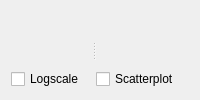
            <widget class="QWidget" name="tab_8">
             <attribute name="title">
              <string>Filter 1</string>
             </attribute>
             <layout class="QVBoxLayout" name="verticalLayout_12">
              <item>
               <widget class="QSplitter" name="splitter">
                <property name="orientation">
                 <enum>Qt::Horizontal</enum>
                </property>
                <widget class="QWidget" name="layoutWidget">
                 <layout class="QVBoxLayout" name="verticalLayout_7">
                  <item>
                   <widget class="QCustomPlot" name="filterResponsePlot" native="true"/>
                  </item>
                  <item>
                   <widget class="QCheckBox" name="filterLogScaleBox">
                    <property name="text">
                     <string>Logscale</string>
                    </property>
                   </widget>
                  </item>
                 </layout>
                </widget>
                <widget class="QWidget" name="layoutWidget_12">
                 <layout class="QVBoxLayout" name="verticalLayout_9">
                  <item>
                   <widget class="QCustomPlot" name="filterPlot" native="true"/>
                  </item>
                  <item>
                   <widget class="QCheckBox" name="filterScatterBox">
                    <property name="text">
                     <string>Scatterplot</string>
                    </property>
                   </widget>
                  </item>
                 </layout>
                </widget>
               </widget>
              </item>
             </layout>
            </widget>
